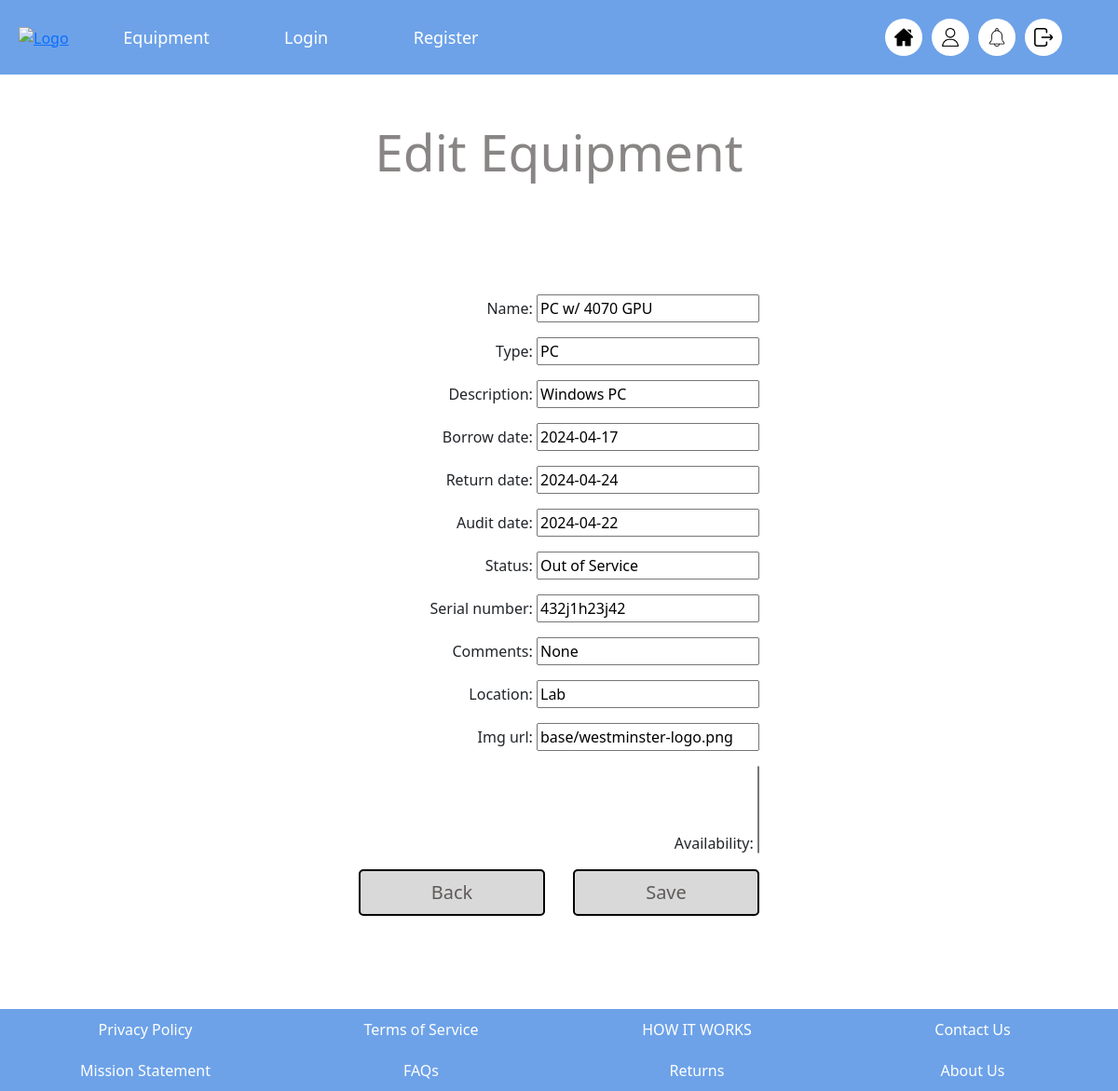
The app's page /edit_equipment/3/ with its own data.
### base/models.py (models this page shows, shortened)
class Equipment(models.Model):
    name = models.CharField(max_length=254, default="N/A")
    type = models.CharField( max_length=254, default="Other")
    description = models.CharField(max_length=254)
    borrow_date = models.DateField(null=True)
    return_date = models.DateField(null=True)
    audit_date = models.DateField(null=True)
    status = models.CharField( max_length=254, null=True)
    serial_number = models.CharField( max_length=50, null=True)
    comments = models.CharField( max_length=254, default="None")
    location = models.CharField(max_length=254, default="Other")
    img_url = models.CharField(max_length=254, default="base/westminster-logo.png")
    updated = models.DateTimeField(auto_now=True)
    created = models.DateTimeField(auto_now=True)
    availability = models.ManyToManyField(User, related_name='reserved_equipment', blank=True)

### base/views.py (the view)
# urls.py: path('edit_equipment/<int:id>/', views.edit_equipment, name='edit_equipment'),
def edit_equipment(request, id):
    equipment = Equipment.objects.get(id=id)
    if request.method == "POST":
        form = EditEquipmentForm(request.POST, instance=equipment)
        if form.is_valid():
            form.save()
            return redirect("equipment_list")
    else:
        form = EditEquipmentForm(instance=equipment)
    return render(request, "base/edit-equipment.html", {"form": form})

### base/forms.py
class EditEquipmentForm(forms.ModelForm):
    class Meta:
        model = Equipment
        fields = "__all__"

### base/templates/base/edit-equipment.html (shortened to what this page needs)
{% extends 'main.html' %} {% block content %}
<main>
  <h1>Edit Equipment</h1>
  <form class="edit-equipment-form" method="post">
    {{ form.as_p }}
    <div class="signup-btn-section">
      <a class="form-button" href="{% url 'equipment_list' %}">Back</a>
      <button type="submit" class="form-button">Save</button>
    </div>
  </form>
</main>
{% endblock content %}

### static/main-style.css (style rules this page uses)
main { display: flex; flex-direction: column; align-items: center; }
h1 { padding: 50px 0; color: #898585; font-size: 55px; font-weight: 100; margin-bottom: 70px; }
.form-button { display: flex; align-items: center; justify-content: center; width: 200px; height: 50px; font-size: 20px; text-decoration: none; background-color: #d9d9d9; color: #605b5b; border-radius: 5px; border: 2px solid black; }
.signup-btn-section { display: flex; gap: 30px; }

### base/templates/base/edit-equipment.html (style rules this page uses)
.edit-equipment-form { display: flex; flex-direction: column; align-items: flex-end; }

### records on screen
Equipment: name "PC w/ 4070 GPU", type "PC", description "Windows PC", borrow_date "2024-04-17", return_date "2024-04-24", audit_date "2024-04-22", status "Out of Service", serial_number "432j1h23j42", comments "None", location "Lab", img_url "base/westminster-logo.png"
